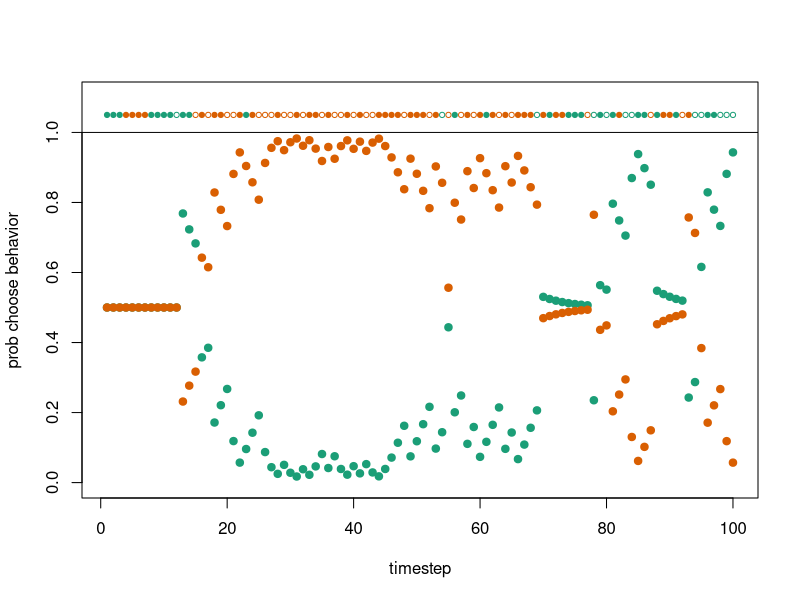
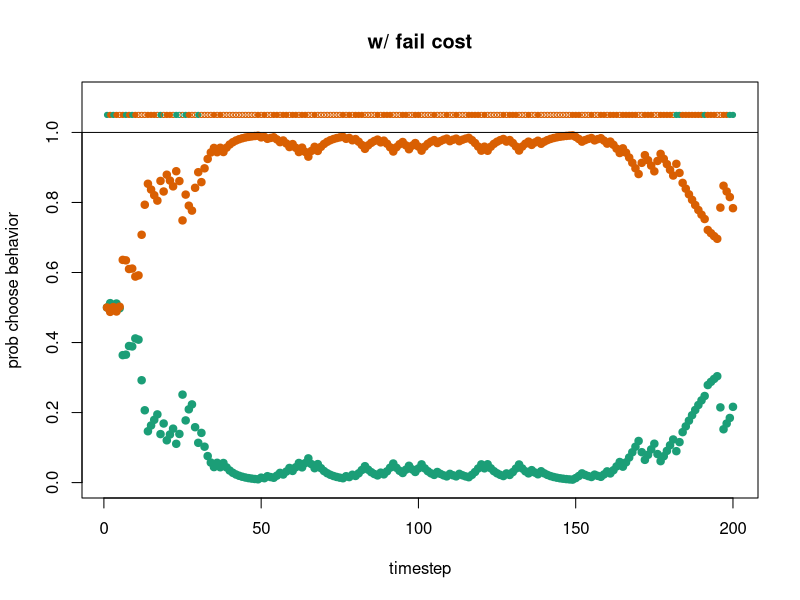

These figures' R source, in order:

###brainstorn payoff of zero causing unchosen option to be favored
Softmax <- function(x){
  exp(x)/sum(exp(x))
}
#color palate
col.pal <- c("#1B9E77", "#D95F02")
# green (low payoff) and burnt orange (high payoff)

#simulate data set conditions
dsim <- data.frame( timestep=0 , tech=0 , payoff_i1=0 , payoff_i2=0, A1=0 , A2=0 , Pr1=0 , Pr2=0)
timesteps <- 100 # number of timesteps (t), in snail example, every interaction with a snail is a new timestep
phi <- 0.2 # low is more reliance on past memory and high is reliance on recent experience (0-1)
lambda <- 6 # sensitivity to differences in attraction, low is insensitive (0 is no attention to differences in attraction score, equal chance to pick each behavior), higher is more sensitive (0-infinity)
techpr <- c(.2,.4) # prob succeed

AC <- matrix(0,nrow=timesteps,ncol=2) 	

##simulated data for one discreet individual

for (t in 1:timesteps){
  prtech_i <-  Softmax(lambda*AC[t,]) #calculate probability of performing a behavior at this timestep
  tech <- sample( 1:2 , size=1 , prob=prtech_i) # sample a behavior with prtech_i
  payoff <- rbinom(n=1, size=1, prob=techpr[tech]) #draw a behavior of tech=k with specified mean and SD, realized choice
  obs_payoffs_t <- rep(0,2) #initialize observed payoffs vector
  obs_payoffs_t[tech] <- payoff   #populate with each observed payoff
  
  dsim[t,] <- c(  t , tech , obs_payoffs_t[1] , obs_payoffs_t[2] , AC[t,1] , AC[t,2] ,  prtech_i[1] , prtech_i[2] )
  
  # update attractions for next timestep t + 1, don't do on final round
  if(t<timesteps){ 
    for (k in 1:2){
      AC[t+1,k] <- (1-phi)*AC[t,k] + phi*(obs_payoffs_t[k])
    }
  }
}
dsim$succeed <- dsim$payoff_i1 + dsim$payoff_i2
#below plots sim
plot(dsim$Pr1~dsim$timestep , col=col.pal[1] , pch=19 , xlab="timestep" , ylab="prob choose behavior", ylim=c(0,1.1) ) 
points(dsim$Pr2~dsim$timestep,col=col.pal[2],pch=19 )
points(rep(1.05,timesteps) ~ dsim$timestep,col=col.pal[dsim$tech],pch=ifelse(dsim$succeed==1 , 1 , 19 ), cex=0.7 )
abline(h=1)


#######lets add a cost dependent on failure
dsim <- data.frame( timestep=0 , tech=0 , payoff_i1=0 , payoff_i2=0, A1=0 , A2=0 , Pr1=0 , Pr2=0)
timesteps <- 200 # number of timesteps (t), in snail example, every interaction with a snail is a new timestep
phi <- 0.1 # low is more reliance on past memory and high is reliance on recent experience (0-1)
lambda <- 5 # sensitivity to differences in attraction, low is insensitive (0 is no attention to differences in attraction score, equal chance to pick each behavior), higher is more sensitive (0-infinity)
techpr <- c(.1,.5) # prob succeed
try_cost <- .1
AC <- matrix(0,nrow=timesteps,ncol=2) 	

##simulated data for one discreet individual

for (t in 1:timesteps){
  prtech_i <-  Softmax(lambda*AC[t,]) #calculate probability of performing a behavior at this timestep
  tech <- sample( 1:2 , size=1 , prob=prtech_i) # sample a behavior with prtech_i
  payoff <- rbinom(n=1, size=1, prob=techpr[tech]) #draw a behavior of tech=k with specified mean and SD, realized choice
  obs_payoffs_t <- cost <- rep(0,2) #initialize observed payoffs vector
  obs_payoffs_t[tech] <- payoff   #populate with each observed payoff
  cost[tech] <- try_cost 
  dsim[t,] <- c(  t , tech , obs_payoffs_t[1] , obs_payoffs_t[2] , AC[t,1] , AC[t,2] ,  prtech_i[1] , prtech_i[2] )
  
  # update attractions for next timestep t + 1, don't do on final round
  if(t<timesteps){ 
    for (k in 1:2){
      AC[t+1,k] <- (1-phi)*AC[t,k] + phi*(obs_payoffs_t[k] + cost[k])
    }
  }
}
dsim$succeed <- dsim$payoff_i1 + dsim$payoff_i2
#below plots sim
plot(dsim$Pr1~dsim$timestep , col=col.pal[1] , pch=19 , xlab="timestep" , ylab="prob choose behavior", ylim=c(0,1.1) , main="w/ fail cost" ) 
points(dsim$Pr2~dsim$timestep,col=col.pal[2],pch=19 )
points(rep(1.05,timesteps) ~ dsim$timestep,col=col.pal[dsim$tech],pch=ifelse(dsim$succeed==1 , 1 , 19 ), cex=0.7 )
abline(h=1)





